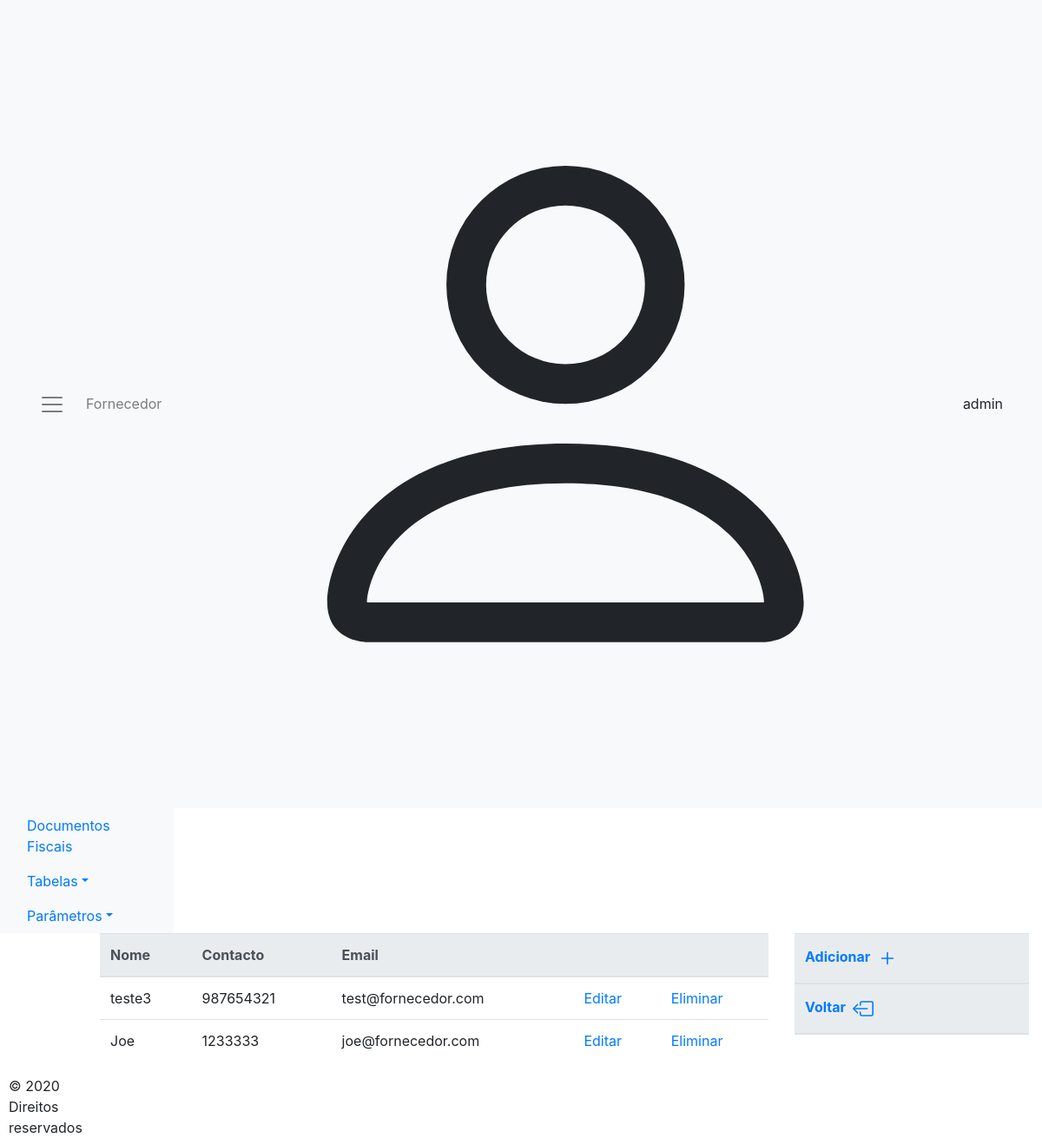
The page /showFornecedor.php (signed in) on the database its author committed.
### tables this page shows
CREATE TABLE `fornecedor` (
  `codForne` int NOT NULL AUTO_INCREMENT,
  `nomeForne` varchar(18) NOT NULL DEFAULT '',
  `contacForne` int NOT NULL DEFAULT '0',
  `emailForne` varchar(20) NOT NULL DEFAULT '',
  PRIMARY KEY (`codForne`)
);

### showFornecedor.php (the view, shortened to what this page needs)
<?php
$currentPage="Fornecedor";
include_once './common/cabecalho.php';
try
{
    $database = new Connection();
    $db = $database->openConnection();
    $sql = "SELECT * FROM fornecedor " ;?>
    <main role="main" id="main" class="col-lg-12">
      <div class="row" id="linha">
      <div class='col-lg-1' id='paraRemover'> </div>
            <div class="col-lg-8">
                <table class="table table-hover">
                    <thead class="thead-light">
                        <tr>
                            <th>Nome</th>
                            <th>Contacto</th>
                            <th>Email</th>
                            <th></th>
                            <th></th>
                        </tr>
                    </thead>
                    <?php
                        foreach ($db->query($sql) as $row) {
                    ?>
                    <tr>
                        <td><?php echo $row['nomeForne'] ?></td>
                        <td><?php echo $row['contacForne'] ?></td>
                        <td><?php echo $row['emailForne'] ?></td>
                        <td>
                            <a href="#" onclick="openModal(<?php echo $row['codForne'];?>,'<?php echo $currentPage?>', 'Editar')" data-target="#loadModal" data-toggle="modal" >Editar</a>
                        </td>
                        <td>
                            <a href="#" onclick="openModal(<?php echo $row['codForne'];?>,'<?php echo $currentPage?>', 'Eliminar')" data-target="#loadModal" data-toggle="modal" >Eliminar</a>
                        </td>
                    </tr>
                    <?php
                    }
                    ?>
                </table>
            </div>
    <?php
    }
    catch (PDOException $e)
        {
            echo "There is some problem in connection: " . $e->getMessage();
        }
    ?>
<div class="col-lg-3" >
        <table class="table table-hover">
            <thead class="thead-light">
                <tr>
                <th> <a href="#" onclick="openModal(0,'<?php echo $currentPage?>', 'Adicionar')" data-target="#loadModal" data-toggle="modal" >Adicionar
                        </a>
                    </th>
                </tr>
                <tr>
                    <th><a href="./home.php">Voltar
                        </a>
                    </th>
                </tr>
            </thead>
        </table>
    </div>
    </div>
</main>
<?php include_once './common/rodape.php'; ?>
</body>
</html>

### rows shown on the page
fornecedor: nomeForne "teste3", contacForne "987654321", emailForne "test@fornecedor.com"
fornecedor: nomeForne "Joe", contacForne "1233333", emailForne "joe@fornecedor.com"

### other values the page prints
$currentPage "Fornecedor"
$_SESSION['username'] "admin"
